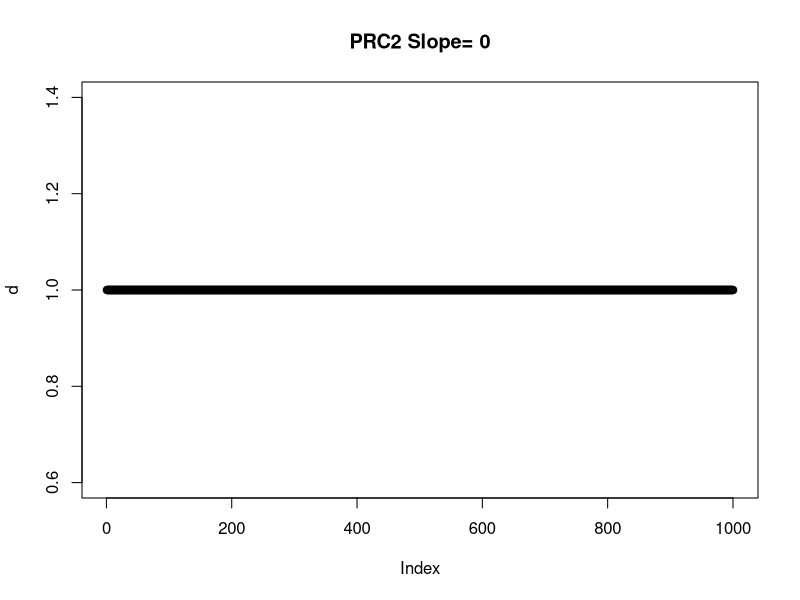
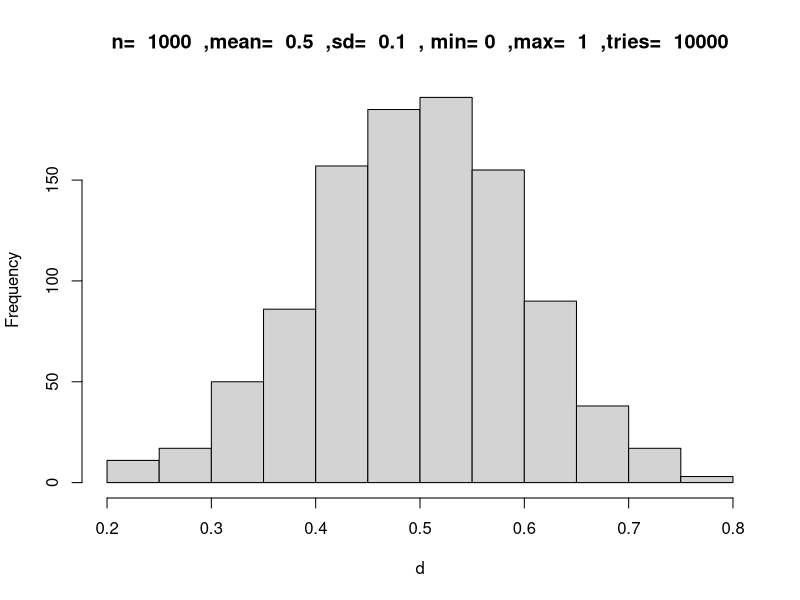
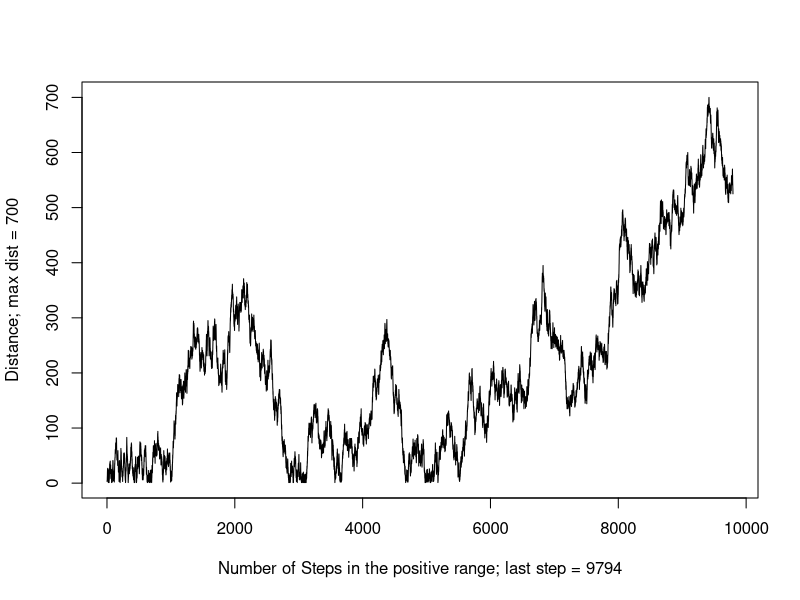
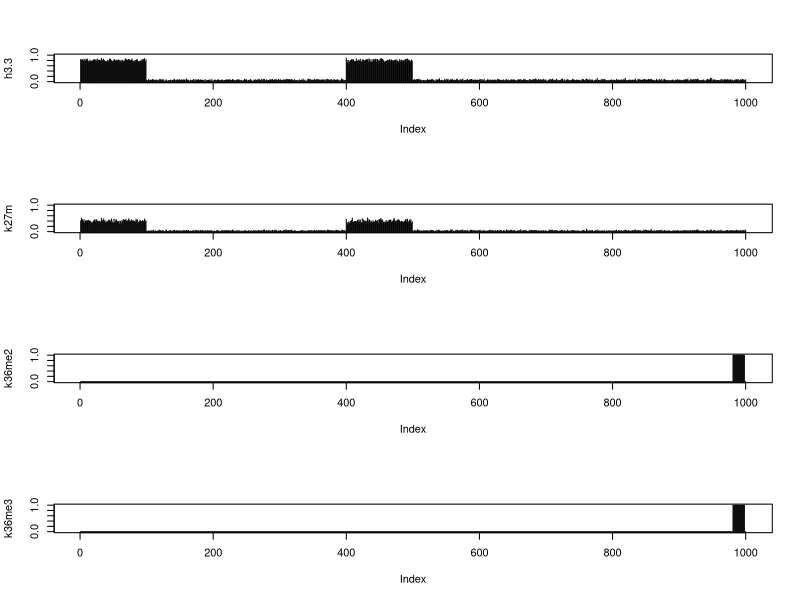
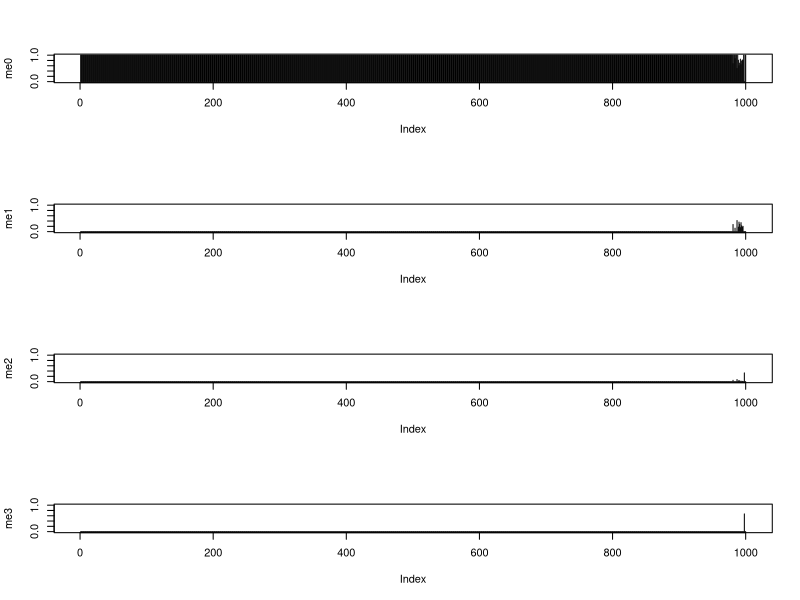

The R source for these figures, in order:
#### 1- Preparing Simulation ####
rm(list=ls())
par(mfrow=c(1,1))

# this_version = a prefix to the results' directory which contains information on the parameters and a version name. Just to keep tracks of versions.
this_version="A6.1-Constant-prc2location-H3.3-Only-in-OpenChr-Prob-K27M"

# homdir= any directory on your computer where you want to store the simulation results and plots, please make sure you have permission to write
homedir="~/Desktop/Desktop_June_2018/Histone_Mark_Simulation/Constant_clock/"

# Please do not change this, this is to avoid the scietific connotation in the results
options(scipen=999)

#### 2- Defining parameters ####
# Length of the chromatin (i.e. number of uncleosomes)
chromlength=1000

# For the purpose of plotting
snapshot_interval=1000


# Population size (number of chromatins)
populationSize=100

# Keeping record of populations' different marks throughout the life-time.
# This is a list that at each timer tick, a dataframe will be added to. These data frames contain the summation of the entire populations' 4 marks.
# This list will be used for plotting the average values of the entire population for chromosome plots at each interval (set by user) and the average plots for 4 different marks
# as well as where the simulation should stop based on the variance changes in the average values between consecutive timer ticks
population_history<-list()

# Maximum number of cycles (maximum) before the simulation stops. This will reach only if we don't get to a steady state before
life=10
var_threshold=0.00001

# Transition probabilities, the first number is the current state the second number os the next state, e.g. Tp01 means the probability of transitioning from K27me0 to K27me1 and so on.
# Note that adding me to higher methylation states is apparently harder thus the diffrence
Tp00=0.08
Tp01=0.92
Tp02=0
Tp03=0

Tp11=0.15
Tp12=0.85
Tp13=0

Tp22=0.44
Tp23=0.56

# The probability of mitosis happening at any move of PRC2
mitosis_prob=0.000001

# Distribution of the genes, and other mark domains. It can be a list of several domains. Be careful with overlaps and going over the chromosome length
genic_structure=list(c(981,1000))
expression_structure=list(c(981:1000))
openchromatin=list(c(0:99),c(400:499))
k36me2_structure=list(c(981,1000))
k36me3_structure=list(c(981,1000))

# 5% of the genome but mostly found in expressed genes (open chromatin regions)
K27Mprobability=0.5

# likelihood of H3.3 to appear on a nucleosome in open chromatin
h33probInOpenChr=0.8

#Length of open chromatin
openChrlength=sum(sapply(openchromatin, length))

# Probability of H3 outside of oepn chromatin
h33probInChr=(openChrlength-(openChrlength*h33probInOpenChr))/(chromlength-openChrlength)

# The value below shows how long K27M in scale of timer ticks prc2location will stall the PRC2. In other words, if the probability of mitosis is 1/1000 and the value below is 1/10, that means K27M will stall PRC2 100 times more than its regular speed which is 1000 rounds per mitosis.
stallingforK27M=50

# How much K36me2 affects the deposition of K27me3 (zero= completely prevents it, 1= not affecting at all) This value will be multiplied by the probability of the deposition, thus closer to 0 means lowering the probability more.
k36me2Effect=0.2

# How much K36me3 affects the deposition of K27me3 (zero= completely prevents it, 1= not affecting at all) This value will be multiplied by the probability of the deposition, thus closer to 0 means lowering the probability more.
k36me3Effect=0.1

# Peakiness of K36me2 and K36me3 [0,0.1] (0 is a uniform block, 0.1 is a very sharp peak)
K36_slope=0.0005

# This factor indicates how big the previous nucleosome's status affects the deposition of K27me3. i.e. 2 means it makes it twice as likely, 10 means times likely etc.
neighborK27me3bonus=10

# Prc2 movement model (0=sequenctial from nucleosome 1, 1=random walk, 2=random association)
prc2MovementModel=2

# Slope of PRC2 falling off [0,0.1] (0 is a non-falling off, 0.1 is a very sharp slope)
prc2_slop=0.0005
if(prc2MovementModel==2)
{prc2_slop=0.0}


# If the random walk model is set, this value sets the maximum number of steps for PRC2 before it falls off the chromatin
maximumsteps=10000

# The maximum size of each step in random walk model
stepsize=10





# Creating a directory to save the plots
#newdir=paste(homedir,this_version,"-",gsub(":","_",gsub(" ","-",date())),"-","chrmlngth_",chromlength,"-pop_",populationSize,"-add01-12-23_0213-",Tp01,"-",Tp12,"-",Tp23,"-",Tp02,"-mitosis_prob_",mitosis_prob,"_Randomwalk_",prc2MovementModel,"_neighbor_",neighborK27me3bonus,"x","/",sep = "")
#system(paste("mkdir -p ",newdir,sep = ""))
#system(paste("mkdir -p ",newdir,"cell1/",sep = ""))
#setwd(newdir)





#### Defining the probability of PRC2 falling off chromatin based on nucleosomeNumber and length of the chromosome
slope <- function(current_position,slope_factor)
{
  # this changed: prc2hl()--> slope()
  hl<-(1-slope_factor)^current_position
  return(hl)
}




#### Testing PRC2 half life slope
# Testin prc2hl
d<-c()
for (z in 1:1000)
{
  d<-c(d,slope(z, prc2_slop))
}
plot(d, main = paste("PRC2 Slope= ",prc2_slop,sep = ""))


#### Defining normal distribution with min and max and mean and sd
mysamp <- function(n, m, s, lwr, upr, nnorm) {
  samp <- rnorm(nnorm, m, s)
  samp <- samp[samp >= lwr & samp <= upr]
  if (length(samp) >= n) {
    return(sample(samp, n))
  }  
  stop(simpleError("Not enough values to sample from. Try increasing nnorm."))
}





#### Testing Normal distribution shape
##### Drawing a normal distribution with n values, standard deviation of sd with predefined minimum, maximum and average values from a pool of nnorm values.
# Testin prc2hl
d<-c()
n=1000
m=0.5
s=0.1
lwr=0
upr=1
nnorm=10000
d<-mysamp(n,m,s,lwr,upr,nnorm)
hist(d, main = paste("n= ",n," ,mean= ",m," ,sd= ",s, " , min=",lwr," ,max= ",upr," ,tries= ",nnorm))




#### 3- Instructions for creating chromatin zero (with predefined Size and all the marks and structures set to 0) ####
createNakedChromatin <- function(chromSize)
{
  chromatin<-data.frame(integer(chromSize),integer(chromSize),integer(chromSize),integer(chromSize),integer(chromSize),integer(chromSize),integer(chromSize),integer(chromSize),integer(chromSize),integer(chromSize),integer(chromSize),integer(chromSize),double(chromSize))
  colnames(chromatin)<-c("N","S","me0","me1","me2","me3","K36me2","K36me3","genic","expression","h33","K27M","prc2_falling_chance")
  for (s in 1:chromSize)
  {
    chromatin$N[s]=s
    chromatin$S[s]=0
    chromatin$me0[s]=1
    chromatin$me1[s]=0
    chromatin$me2[s]=0
    chromatin$me3[s]=0
    chromatin$K36me2[s]=0
    chromatin$K36me3[s]=0
    chromatin$genic[s]=0
    chromatin$expression[s]=0
    chromatin$h33[s]=0
    chromatin$K27M=0
    chromatin$prc2_falling_chance=0
  }
  results<-list("add1"=0,"add2"=0,"add3"=0,"add0"=0,"rando"=0,"prc2_attached"=1,"chr"=chromatin)
  return(results)
}


#### 4- Functions for modifying chromatin zero ####

## 4-1: Adding genic structure
depositgene<-function(chrom,genic_structure)
{
  for (k in genic_structure)
  {
    start=k[1]
    end=k[length(genic_structure[k])]
    for (q in start:end)
    {
      chrom$genic[q]=1
    }
  }
  return(chrom)
}


## 4-2: Adding uniform expression
depositexpression<-function(chrom,expression_structure)
{
  for (k in expression_structure)
  {
    start=k[1]
    end=k[length(expression_structure[k])]
    for (q in start:end)
    {
      chrom$expression[q]=1
    }
  }
  return(chrom)
}


#### 4-3: Adding K36me2 and K36me3

### First, defining the type of peak (how sharp or flat)
shapeOfK36mark<-function(start,end,K36_slope)
{
  d1<-c()
  k36memarklength=(end-start)/2
  K36peakiness = K36_slope
  for (i in 1:k36memarklength)
  {
    d1<-c(d1,slope(i, K36peakiness))
  }
  d2<-rev(d1)
  d<-c(d2,d1)
  return(d)
}



### 4-4: depositing k36me2 mark based on the peak model
depositk36me2<-function(chrom,k36me2_structure)
{
  for (k in k36me2_structure)
  {
    start=k[1]
    end=k[length(k36me2_structure[k])]
    i=1
    for (q in start:end)
    {
      if (!is.na(shapeOfK36mark(start,end,K36_slope)[i]) && shapeOfK36mark(start,end,K36_slope)[i] > runif(n=1,min=0,max=1))
      {
        chrom$K36me2[q]=1
      } else { chrom$K36me2[q]=0 }
      i=i+1
    }
  }
  chrom$K36me2[is.na(chrom$K36me2)] <- 0
  return(chrom)
}


### 4-5: depositing k36me3 mark based on the peak model
depositk36me3<-function(chrom,k36me_structure)
{
  for (k in k36me3_structure)
  {
    start=k[1]
    end=k[length(k36me3_structure[k])]
    i=1
    for (q in start:end)
    {
      if (!is.na(shapeOfK36mark(start,end,K36_slope)[i]) && shapeOfK36mark(start,end,K36_slope)[i] > runif(n=1,min=0,max=1))
      {
        chrom$K36me3[q]=1
      } else { chrom$K36me3[q]=0 }
      i=i+1
    }
  }
  chrom$K36me3[is.na(chrom$K36me3)] <- 0
  return(chrom)
}


####4-6-0: Distribution of H3.3 in Open chromatin
## around 10% of the nucleosomes have H3.3 which are the histones that get mutated (with ~50% likelihood)
## These histones are mainly concentrated in open chromatin (likelihoods can change). 
## Thiss function defines the distribution of H3.3 (in open chromatin as long as rest of the genome with lower likelihood)



addH33 <- function(chrom,openchromatin,h33probInChr,h33probInOpenChr)
{
  for (k in 1:nrow(chrom))
  {
    j=0
    for (i in 1:length(openchromatin))
    { 
      if (k %in% openchromatin[[i]])
      {
      j=1
      } 
    }
    
    if(j==1)
    {
    
      if (runif(n=1,min = 0,max=1) <= h33probInOpenChr)
      {
      chrom$h33[k]=1
      }
    }
    else if(j==0)
    {
    if (runif(n=1,min = 0,max=1) <= h33probInChr)
      {
      chrom$h33[k]=1
      }
    }
  }
return(chrom)
}


#### 4-6: Adding K27M mutation
## below is the changed version based on the presence of H3.3 only in open chromatin i.e. expression_structure
## around 10% of H3s are H3.3 and around half of them are mutated
addk27m <- function(chrom)
{
  for (k in 1:nrow(chrom))
  {
    check=runif(n=1,min = 0,max=1)
    if (check < K27Mprobability && chrom$h33[k]==1)
    {
      chrom$K27M[k]=1
    }
  }
  return(chrom)
}

#### 4-7: PRC2 random-walking on the chromatin
randomwalkme<-function(chromlength,maxstepsize,maxsteps)
{
  d<-c()
  distance=0
  chromlength=chromlength
  i=1
  while(abs(distance) <= chromlength && i < maxsteps){
    right=round(runif(n=1,min=1,max=maxstepsize),digits = 0)
    left=round(runif(n=1,min=-1*(maxstepsize),max=-1),digits = 0)
    distance=distance+sample(x = c(left,right),size = 1,replace = T,prob = c(0.5,0.5))
    if (distance < 0)
    {
      distance=0
    }
    d<-c(d,distance)
    i=i+1
  }
  d<-subset(d,d[]>0 & d[] <=chromlength)
  if(length(d)<1) {d=1}
  return(d)
}

##### Testing Randomwalk function
test<-randomwalkme(1000,10,10000)
plot(test,type="l",ylab = paste("Distance; max dist = ",max(test),sep=""),xlab = paste("Number of Steps in the positive range; last step = ",length(test),sep=""))



## If randomwalk is chosen for PRC2 move, the "PRC2moveVector" variable which is an vector made of randomwalked variables will be the order of PRC2 moves, otherwise, if randomwalk is set to zero, it'll be a vector of 0 to size of the chromatin.
if (prc2MovementModel==0)
{
  PRC2moveVector=c(1:chromlength)
} else if(prc2MovementModel==1)
{
  PRC2moveVector=randomwalkme(chromlength,stepsize,maximumsteps)
} else if (prc2MovementModel==2)
{
  PRC2moveVector=sample(c(1:chromlength),size = life*snapshot_interval,replace = TRUE)
}

#### Creating chromatin zero
chromatin<-createNakedChromatin(chromlength)
### Preparing the naked chromosome for K27me1,2,3 simulation by deposition of predefined K36me2,3 marks as well as defining genic regions, K27M mutation in open chromatin, and expression in different regions

chromatin[["chr"]]<-depositgene(chromatin[["chr"]],genic_structure)
chromatin[["chr"]]<-depositexpression(chromatin[["chr"]],expression_structure)
chromatin[["chr"]]<-depositk36me2(chromatin[["chr"]],k36me2_structure)
chromatin[["chr"]]<-depositk36me3(chromatin[["chr"]],k36me3_structure)



#### 4-8: Defining mitosis function
mitosis <- function (chromatin){
  for (i in 1:nrow(chromatin)) 
  {
    check=runif(n=1,min = 0,max=1)
    if (check > 0.5)
    {
      chromatin$S[i]=0
      chromatin$me0[i]=1
      chromatin$me1[i]=0
      chromatin$me2[i]=0
      chromatin$me3[i]=0
    }
  }
  return (chromatin)
}
# Testing mitosis
# test<-chromatin[["chr"]]
# test$S=1
# test$me1=1
# test$me0=0
# test2<-mitosis(test)
# View(test)
# View(test2)
# 



#### 4-9: Depositing K27 me marks on each nucleosome
deposit<-function(chromatin,nucleosomeNumber)
{
  
  #choosing a random number between 0 and 1 for testing with the probability of each scenario
  rando=runif(n=1,min=0,max=1) 
  
  k36me2penalty=k36me3penalty=0
  if(chromatin[["chr"]]$K36me2[nucleosomeNumber]==1)
  {k36me2penalty=k36me2Effect}
  if(chromatin[["chr"]]$K36me3[nucleosomeNumber]==1)
  {k36me3penalty=k36me3Effect}
  
  #When PRC2 makes it to each nucleosome, checks the current state (S). If the current state shows no K27me (1,2, or 3)   
  if (chromatin[["chr"]]$S[nucleosomeNumber] == 0)
  {
    #If the random generate number falls between zero and Tp00 (times the chance of falling off) nothing changes
    if (rando < Tp00*k36me2penalty && rando < Tp00*k36me3penalty)
    {
      chromatin[["chr"]]$S[nucleosomeNumber]=0
      chromatin[["chr"]]$me0[nucleosomeNumber]=1
      chromatin[["chr"]]$me1[nucleosomeNumber]=0
      chromatin[["chr"]]$me2[nucleosomeNumber]=0
      chromatin[["chr"]]$me3[nucleosomeNumber]=0
    } 
    # If it falls between zero and Tp01(*fall off chance), changes the S from 0 to 1
    else if(rando < Tp01*k36me2penalty && rando < Tp01*k36me3penalty) {
      chromatin[["chr"]]$S[nucleosomeNumber]=1
      chromatin[["chr"]]$me0[nucleosomeNumber]=0
      chromatin[["chr"]]$me1[nucleosomeNumber]=1
      chromatin[["chr"]]$me2[nucleosomeNumber]=0
      chromatin[["chr"]]$me3[nucleosomeNumber]=0
    } 
    # If it falls between zero and Tp02(*fall off chance), changes the S from 0 to 2
    else  if(rando < Tp02*k36me2penalty && rando < Tp02*k36me3penalty) {
      chromatin[["chr"]]$S[nucleosomeNumber]=2
      chromatin[["chr"]]$me0[nucleosomeNumber]=0
      chromatin[["chr"]]$me1[nucleosomeNumber]=0
      chromatin[["chr"]]$me2[nucleosomeNumber]=1
      chromatin[["chr"]]$me3[nucleosomeNumber]=0
    } 
    # If it falls between zero and Tp03(*fall off chance), changes the S from 0 to 3
    else  if(rando < Tp03*k36me2penalty && rando < Tp03*k36me3penalty) {
      chromatin[["chr"]]$S[nucleosomeNumber]=3
      chromatin[["chr"]]$me0[nucleosomeNumber]=0
      chromatin[["chr"]]$me1[nucleosomeNumber]=0
      chromatin[["chr"]]$me2[nucleosomeNumber]=0
      chromatin[["chr"]]$me3[nucleosomeNumber]=1
    }
  }
  ## Same story as above if the current state is 1
  else if (chromatin[["chr"]]$S[nucleosomeNumber] == 1)  {
    if(rando < Tp11*k36me2penalty && rando < Tp11*k36me3penalty)
    {
      chromatin[["chr"]]$S[nucleosomeNumber]=1
      chromatin[["chr"]]$me0[nucleosomeNumber]=0
      chromatin[["chr"]]$me1[nucleosomeNumber]=1
      chromatin[["chr"]]$me2[nucleosomeNumber]=0
      chromatin[["chr"]]$me3[nucleosomeNumber]=0
    } else if(rando < Tp12*k36me2penalty && rando < Tp12*k36me3penalty) {
      chromatin[["chr"]]$S[nucleosomeNumber]=2
      chromatin[["chr"]]$me0[nucleosomeNumber]=0
      chromatin[["chr"]]$me1[nucleosomeNumber]=0
      chromatin[["chr"]]$me2[nucleosomeNumber]=1
      chromatin[["chr"]]$me3[nucleosomeNumber]=0
    } else  if(rando < Tp13*k36me2penalty && rando < Tp13*k36me3penalty) {
      chromatin[["chr"]]$S[nucleosomeNumber]=3
      chromatin[["chr"]]$me0[nucleosomeNumber]=0
      chromatin[["chr"]]$me1[nucleosomeNumber]=0
      chromatin[["chr"]]$me2[nucleosomeNumber]=0
      chromatin[["chr"]]$me3[nucleosomeNumber]=1
    } 
  } 
  ## Same story as above if the current state is 2, except here we have the bonus for the previous nucleosome having K27me3 mark
  else if (chromatin[["chr"]]$S[nucleosomeNumber] == 2)  {
    if(rando < Tp22*k36me2penalty && rando < Tp22*k36me3penalty)
    {
      chromatin[["chr"]]$S[nucleosomeNumber]=2
      chromatin[["chr"]]$me0[nucleosomeNumber]=0
      chromatin[["chr"]]$me1[nucleosomeNumber]=0
      chromatin[["chr"]]$me2[nucleosomeNumber]=1
      chromatin[["chr"]]$me3[nucleosomeNumber]=0
    } else if(rando < Tp23*k36me2penalty && rando < Tp23*k36me3penalty)  {
      chromatin[["chr"]]$S[nucleosomeNumber]=3
      chromatin[["chr"]]$me0[nucleosomeNumber]=0
      chromatin[["chr"]]$me1[nucleosomeNumber]=0
      chromatin[["chr"]]$me2[nucleosomeNumber]=0
      chromatin[["chr"]]$me3[nucleosomeNumber]=1
    }
  }
  #  print (paste("rando: ",rando,sep=""))
  return(chromatin)
}




## Creating the initial population 
population<-list()
#currentpop<-list()  
currentpop<-list("prc2location"=1,"chr"=createNakedChromatin(chromlength)[["chr"]])  
currentpop[["chr"]]$me0=0


me0avg<-c()
me1avg<-c()
me2avg<-c()
me3avg<-c()
k36me2avg<-c()
k36me3avg<-c()
k27mavg<-c()


# Deciding where the K27M mutated nucleosomes will appear on the chromatin
thispopulationk27mdistribution<-chromatin[["chr"]]$K27M


#### 5- RUNNING POPULATION SIMULATION  ####
# Setting up the population abd the simulation parameters

stall=0
prc2location=1
timer=1
mitosis_count=0
prc2_round_counter=0

#### Create the naked chromatin for the population simulation
for (p in 1:populationSize)
{
  population[[p]]<-createNakedChromatin(chromlength)
  population[[p]][["chr"]]<-depositk36me2(population[[p]][["chr"]],k36me2_structure)
  population[[p]][["chr"]]<-depositk36me3(population[[p]][["chr"]],k36me3_structure)
  population[[p]][["chr"]]<-depositgene(population[[p]][["chr"]],genic_structure)
  population[[p]][["chr"]]<-depositexpression(population[[p]][["chr"]],expression_structure)
  population[[p]][["chr"]]<-addH33(population[[p]][["chr"]],openchromatin,h33probInChr,h33probInOpenChr)
  population[[p]][["chr"]]<-addk27m(population[[p]][["chr"]])
  
}  

## Testing the distribution of H3.3 and K27M
populationTotal<-data.frame(integer(chromlength),integer(chromlength))
colnames(populationTotal)<-c("h33","k27m")
for (i in 1:populationSize)
{
  populationTotal$h33<-populationTotal$h33+population[[i]][["chr"]]$h33
  populationTotal$k27m<-populationTotal$k27m+population[[i]][["chr"]]$K27M
}
## End of test


## Initializing the plotting events
population_Marks_sum<-data.frame(me0=integer(chromlength),me1=integer(chromlength),me2=integer(chromlength),me3=integer(chromlength))
population_Marks_sum$me0=0
population_Marks_sum$me1=0
population_Marks_sum$me2=0
population_Marks_sum$me3=0


average_values0<-c()
average_values1<-c()
average_values2<-c()
average_values3<-c()



#@@@@@@@@@@@@@@@@@@@@@@@@@@@@@@@@@@@@@@@@@@@@@@@@@@@@@@@@@@@@@@@@@@@@@@@@@@@  
# Begginning of timer's life
prc2pathindex=1
breaking=0
while (timer <= life*snapshot_interval)
{
  
  if(prc2location%%chromlength==0 || prc2location==1 && prc2MovementModel<2){print (paste("Timer: ",timer," > prc2location: ",prc2location,sep = ""))}
  
  ### Check if the prc2 has reached the end of chromosome and if so, reset it to first nucleosome  
  if ((prc2location-1) %% chromlength == 0 && prc2MovementModel<2) 
  {
    if(prc2MovementModel==1){
      prc2path<-randomwalkme(chromlength,stepsize,life)
    } else if (prc2MovementModel==0) {prc2path<-c(1:chromlength)}
    
    prc2pathindex=1
    prc2location=1
    prc2_round_counter=prc2_round_counter+1
    
  }
  ###NEW
  if (prc2MovementModel==2) 
  {
  prc2path<-PRC2moveVector
  prc2_round_counter=prc2_round_counter+1
  }
  ### Checking out if PRC2 is still attached
  
  
  #### If the simulation has been going on for at least one round of time, then start the deposition
  if (prc2location > 0 && timer > 0) ### Start of the actual deposition 
  {
    prc2_threshold<-slope((prc2location),prc2_slop)
    
    for (p in 1:populationSize) ## We go position by position across all individuals in the population
    {
      if(population[[p]][["chr"]]$prc2_falling_chance[prc2location] <= prc2_threshold || prc2location==1)
      {
        population[[p]]$prc2_attached=1
      }
      else {
        population[[p]]$prc2_attached=0
        population[[p]][["chr"]]$prc2_falling_chance[prc2location]=1
      }
      
      ####### Now if PRC2 is attached:
      if (population[[p]]$prc2_attached==1)
      {
        population[[p]]<-deposit(population[[p]],prc2location)
        population[[p]][["chr"]]$prc2_falling_chance[prc2location] <- runif(1,min = 0,max=1)
      }
      mitosis_chance=runif(n=1,min=0,max=1)
      if (mitosis_chance < mitosis_prob )
      {
        population[[p]][["chr"]]<-mitosis(population[[p]][["chr"]])
        mitosis_count=mitosis_count+1
        mitosis_chance=0
        print(paste("individual: ",p," > timer: ",timer," > prc2 attachment: ",prc2_round_counter,sep=""))
      }
      if(prc2location%%snapshot_interval==0 || timer==1)
      {      
        population_Marks_sum$me0<-population_Marks_sum$me0+population[[p]][["chr"]]$me0
        population_Marks_sum$me1<-population_Marks_sum$me1+population[[p]][["chr"]]$me1
        population_Marks_sum$me2<-population_Marks_sum$me2+population[[p]][["chr"]]$me2
        population_Marks_sum$me3<-population_Marks_sum$me3+population[[p]][["chr"]]$me3
        if(p==populationSize)
        {
          print (paste("prc2location=",prc2location,"~",chromlength," > p=",p,"~",populationSize))
          average_values0<-c(average_values0,sum(population_Marks_sum$me0)/(populationSize*chromlength))
          average_values1<-c(average_values1,sum(population_Marks_sum$me1)/(populationSize*chromlength))
          average_values2<-c(average_values2,sum(population_Marks_sum$me2)/(populationSize*chromlength))
          average_values3<-c(average_values3,sum(population_Marks_sum$me3)/(populationSize*chromlength))
          population_Marks_sum$me0=0
          population_Marks_sum$me1=0
          population_Marks_sum$me2=0
          population_Marks_sum$me3=0
          
          # Check if K27me3 has reached plateau (variance of the last 5 average values < 0.001)
          if(length(average_values3) > 5)
          {
            var3<-var(average_values3[(length(average_values3)-5):length(average_values3)])
            var2<-var(average_values2[(length(average_values2)-5):length(average_values2)])
            var1<-var(average_values1[(length(average_values1)-5):length(average_values1)])
            var0<-var(average_values0[(length(average_values0)-5):length(average_values0)])
            
            if((var3 < var_threshold && var2 < var_threshold && var1 < var_threshold && var0 < var_threshold) || timer==life)
            {
              #print (paste("breaking time:",timer,sep=""))
              breaking=1;
            }
          }
        }
      }
    }
    
    
    # Stall starts at zero. At the end of each timer round, stall is checked, if zero, 
    # that means there was no K27M at the position where prc2 is landed at the time=timer and it can move on, 
    # if stall was larger than zero, then it means there was a K27M and the prc2location cannot change 
    # unless the stall surpasses a threshold (for example 50 which equals to timer cycle going on for 50 rounds or 
    # in other words the prc2 has been stalled for 50 round)
    if (population[[p]][["chr"]]$K27M[(prc2location+1)]==1 && prc2location<1000)
    {  
      stall=stall+1
    }
    
  } ### End of actions if prc2 is located farther than the start point and timer > 0
  
  
  timer=timer+1
  if(stall > stallingforK27M || stall ==0)
  {
    stall=0
    prc2pathindex=prc2pathindex+1
    if(prc2pathindex > chromlength){prc2pathindex=1}
    prc2location=prc2path[prc2pathindex]
    
    ## Changing the prc2 attachment chance only if the prc2 is moving
    population[[p]][["chr"]]$prc2_falling_chance<-runif(1,min = 0,max=1)
  } else {prc2location=prc2location}
  
  
  if(breaking==1)
  {
    print (paste("breaking time:",timer,sep=""))
    break; 
  }
  
  #@@@@@@@@@@@@@@@@@@@@@@@@@@@@@@@@@@@@@@@@@@@@@@@@@@@@@@@@@@@@@@@@@@@@@@@@@@@  
} ### End of timer's life


print(paste("Number of mitosis: ",mitosis_count,sep=""))
print(paste("Prc2 Rounds: ",prc2_round_counter,sep=""))

#### 6- Plotting the average values ####

# par(mfrow=c(2,2))
# yaxis_marks<-seq(from = 0, to = timer, by = snapshot_interval)
# plot(average_values0,type = "l",xaxt="n",xlab="Timer",ylab="me0",ylim=c(0,1.2))
# axis(1, at=(yaxis_marks/snapshot_interval), labels=yaxis_marks) 
# plot(average_values1,type = "l",xaxt="n",xlab="Timer",ylab="me1")
# axis(1, at=(yaxis_marks/snapshot_interval), labels=yaxis_marks) 
# plot(average_values2,type = "l",xaxt="n",xlab="Timer",ylab="me2")
# axis(1, at=(yaxis_marks/snapshot_interval), labels=yaxis_marks) 
# plot(average_values3,type = "l",xaxt="n",xlab="Timer",ylab="me3")
# axis(1, at=(yaxis_marks/snapshot_interval), labels=yaxis_marks) 
# 

#### 7- Plotting the end chromatin situation ####

plot_df<-data.frame(me0=integer(chromlength),me1=integer(chromlength),me2=integer(chromlength),me3=integer(chromlength))
plot_df$me0=0
plot_df$me1=0
plot_df$me2=0
plot_df$me3=0
plot_df$k36me2=0
plot_df$k36me3=0


for (i in 1:populationSize)
{
  plot_df$me0<-plot_df$me0+population[[i]][["chr"]]$me0
  plot_df$me1<-plot_df$me1+population[[i]][["chr"]]$me1
  plot_df$me2<-plot_df$me2+population[[i]][["chr"]]$me2
  plot_df$me3<-plot_df$me3+population[[i]][["chr"]]$me3
  plot_df$k36me2<-plot_df$k36me2+population[[i]][["chr"]]$K36me2
  plot_df$k36me3<-plot_df$k36me3+population[[i]][["chr"]]$K36me3
}

plot_df<-plot_df/populationSize


par(mfrow=c(4,1))
plot(populationTotal$h33/populationSize,ylim=c(0,1),type="h", ylab = "h3.3")
plot(populationTotal$k27m/populationSize,ylim=c(0,1),type="h",ylab="k27m")
plot(plot_df$k36me2,ylim=c(0,1),ylab = "k36me2",type = "h")
plot(plot_df$k36me3,ylim=c(0,1),ylab = "k36me3",type = "h")


par(mfrow=c(4,1))
plot(plot_df$me0,ylim=c(0,1),ylab = "me0",type = "h")
plot(plot_df$me1,ylim=c(0,1),ylab = "me1",type = "h")
plot(plot_df$me2,ylim=c(0,1),ylab = "me2",type = "h")
plot(plot_df$me3,ylim=c(0,1),ylab = "me3",type = "h")





### ToDo: To put back the effectors on the probability of depositing marks such as K36me2,3 
### ToDo: To put back the effect of neighboring nucleosomes (last step)
